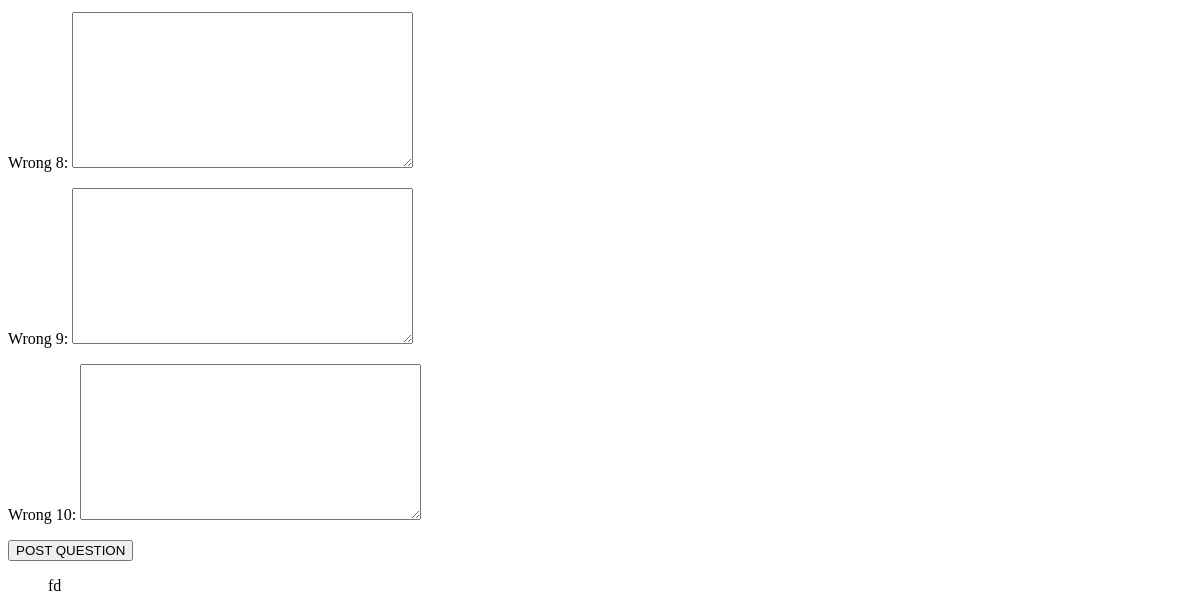
The page /quiz (lower part) on the database as committed earlier.
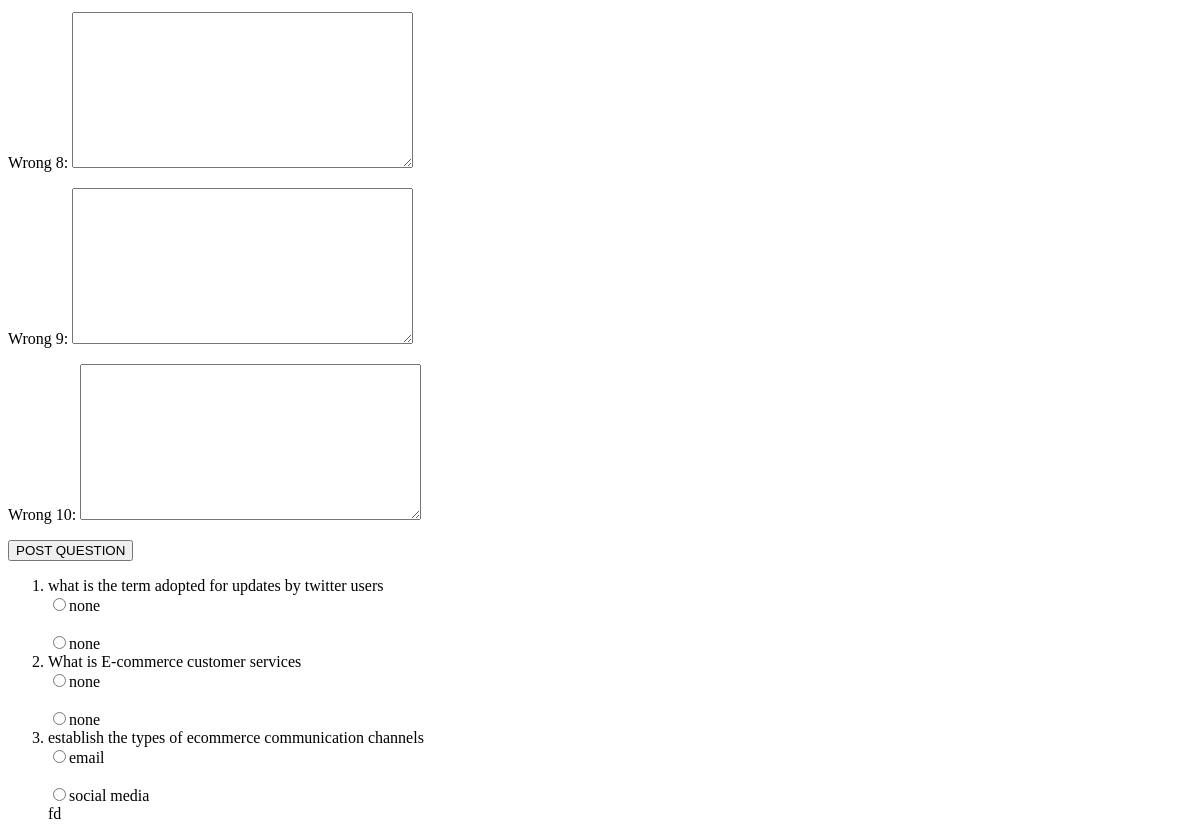
The same page on the database as committed later.
### carapp/models.py (models this page shows, shortened)
class questions(models.Model):
    question = models.TextField(max_length=5000)
    modulecode = models.ForeignKey("coursemodule",on_delete= models.CASCADE)
    choice_1= models.TextField(max_length= 1000,null=True)
    choice_2= models.TextField(max_length= 1000,null=True)
    choice_3= models.TextField(max_length= 1000,null=True)
    choice_4= models.TextField(max_length= 1000,null=True)
    choice_5= models.TextField(max_length= 1000,null=True)
    choice_6= models.TextField(max_length= 1000,null=True)
    wrong_7= models.TextField(max_length= 1000,null=True)
    wrong_8= models.TextField(max_length= 1000,null=True)
    wrong_9= models.TextField(max_length= 1000,null=True)
    wrong_10= models.TextField(max_length= 1000,null=True)

### carapp/views.py (the view)
# urls.py: path("quiz",quiz,name="quiz"),
def quiz(request):
    Qform = questionsform()
    gettingdata = questions.objects.all()
    getting = questions.objects.all().count()
    print(getting)
    quantity= 10
    tobe = []
    a= 1
    if(getting <10):
         quantity = getting
    while(a<= quantity):
        rand = int(random.random()*getting)
        selecting = questions.objects.all()[rand]
        if selecting in tobe:
                rand = int(random.random()*getting)
                selecting = questions.objects.all()[rand]
        else:
                tobe.append(selecting)
                a+=1
    print(tobe)
    return render( request,"quiz.html",{"form" : Qform,"data": gettingdata,"questions": tobe})

### carapp/forms.py
class questionsform(forms.ModelForm):
    class Meta:
        model  =  questions
        fields = ("__all__")

### templates/quiz.html (shortened to what this page needs)
{% load static %}
<!DOCTYPE html>
<html lang="en">
<head>
</head>
<body>
    <section class="middlequiz">
        <form action="" method="post">
        {{ form.as_p }}
        <input type="submit" value="POST QUESTION">
        </form>
        <div class="questiondiv">
              <ol> {% for a in questions %}
                   <li>{{ a.question}}
                    <br>  <input type="radio" value="{{a.choise_1}}">{{a.choice_2}} <br>
                    <br>  <input type="radio" value="{{a.choise_1}}">{{a.choice_3}} <br>
                </li>
            {% endfor %}  fd
        </ol>
        </div>
    </section>
</body>
</html>

Rows that differ between the two databases and show on the page:
added questions: question "what is the term adopted for updates by twitter users", choice_2 "none", choice_3 "none"
added questions: question "What is E-commerce customer services", choice_2 "none", choice_3 "none"
added questions: question "establish the types of ecommerce communication channels", choice_2 "email", choice_3 "social media"
